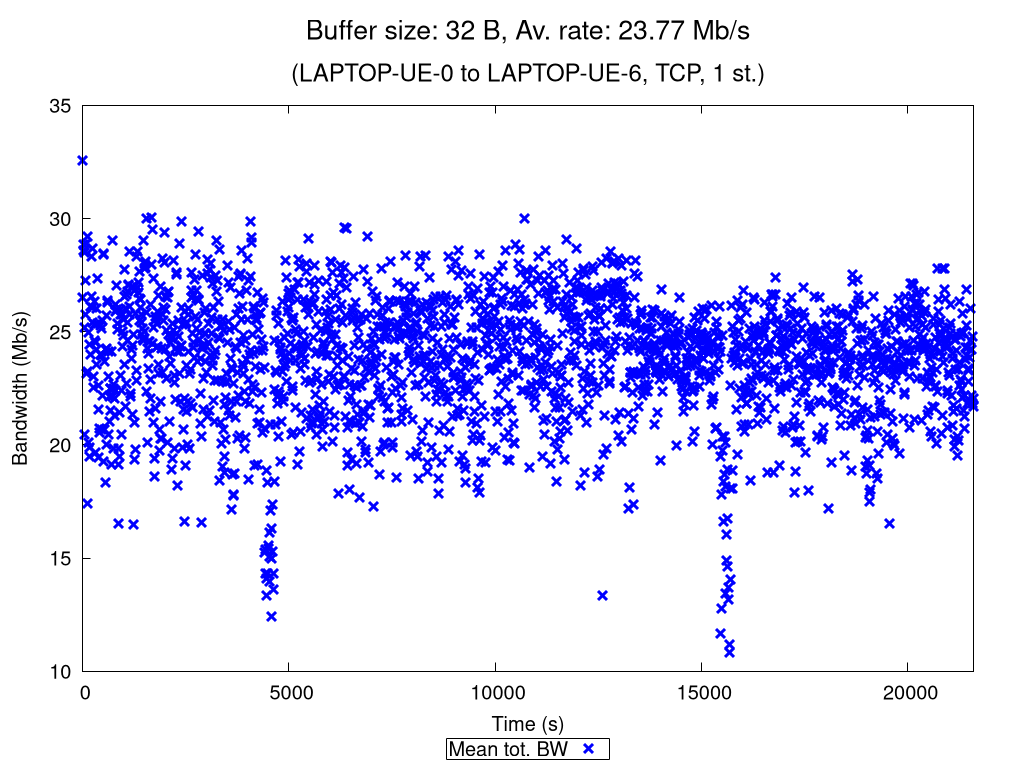

Generate this figure with gnuplot:
set terminal pngcairo nocrop enhanced size 1024,768 font "Verdana,15"
set output "TCP_1_st_2020_11_25_16-04-39_one2two_00032B.png"

set title "{/=20 Buffer size: 32 B, Av. rate: 23.77 Mb/s}\n\n{/=18 (LAPTOP-UE-0 to LAPTOP-UE-6, TCP, 1 st.)}"

set xlabel "Time (s)"
set ylabel "Bandwidth (Mb/s)"
set ytics nomirror
set key bmargin center horizontal box samplen 1 width -1
set bmargin 4.6
set rmargin 4.5

rf = 1000000.0  # rate factor
set style fill transparent solid 0.2 noborder
set autoscale xfix
plot "TCP_1_st_2020_11_25_16-04-39_one2two_00032B_iperf_processed.dat" using 1:($2/rf-$3/rf):($2/rf+$3/rf) with filledcurves lc rgb "blue" notitle, \
     "" using 1:($2/rf) with points pt 2 ps 1.5 lw 3 lc rgb "blue" title "Mean tot. BW", \
